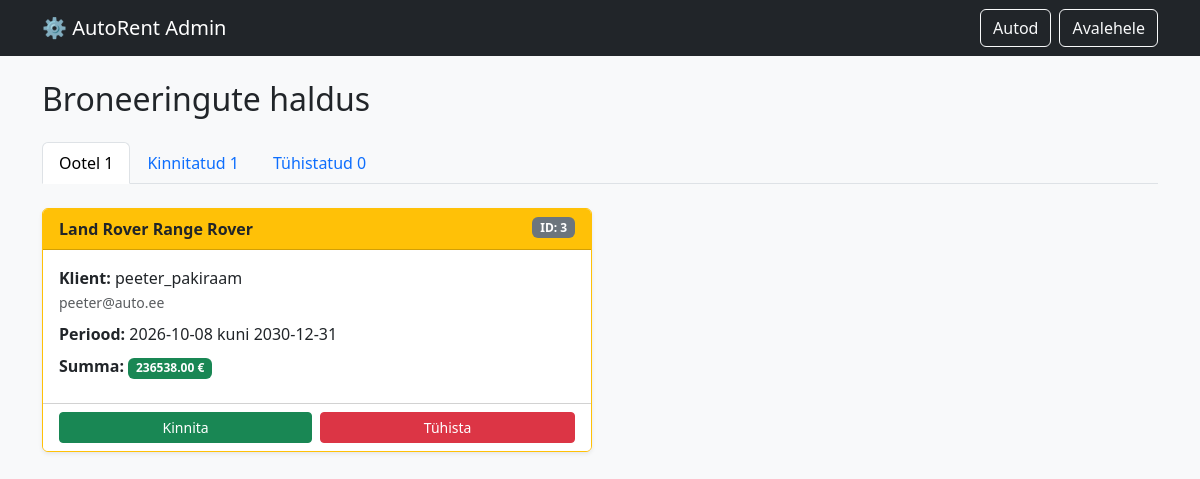
Screenshot of /admin/reservations.php (signed in) with the database file from the repository.
### tables this page shows
CREATE TABLE `reservations` (
  `id` int(11) NOT NULL AUTO_INCREMENT,
  `user_id` int(11) NOT NULL,
  `car_id` int(11) NOT NULL,
  `start_date` date NOT NULL,
  `end_date` date NOT NULL,
  `total_price` decimal(10,2) NOT NULL,
  `status` varchar(20) DEFAULT 'pending',
  PRIMARY KEY (`id`),
  KEY `user_id` (`user_id`),
  CONSTRAINT `reservations_ibfk_1` FOREIGN KEY (`user_id`) REFERENCES `users` (`id`) ON DELETE CASCADE
);

CREATE TABLE `cars` (
  `id` int(4) NOT NULL AUTO_INCREMENT,
  `mark` varchar(255) NOT NULL,
  `model` varchar(255) NOT NULL,
  `engine` varchar(255) NOT NULL,
  `fuel` varchar(255) NOT NULL,
  `price` int(4) NOT NULL,
  `image` varchar(255) NOT NULL,
  `year` year(4) NOT NULL,
  `transmission` varchar(225) NOT NULL,
  `seats` int(1) NOT NULL,
  `description` varchar(255) NOT NULL,
  `status` enum('vaba','rendidud','hoolduses') NOT NULL,
  PRIMARY KEY (`id`)
);

CREATE TABLE `users` (
  `id` int(11) NOT NULL AUTO_INCREMENT,
  `username` varchar(50) NOT NULL,
  `password` varchar(255) NOT NULL,
  `email` varchar(100) NOT NULL,
  `role` varchar(20) NOT NULL DEFAULT 'client',
  `created_at` timestamp NULL DEFAULT current_timestamp(),
  PRIMARY KEY (`id`),
  UNIQUE KEY `username` (`username`)
);

### admin/reservations.php (the view, shortened to what this page needs)
<?php
include('../config.php');
$res_q = "SELECT r.id, r.start_date, r.end_date, r.total_price, r.status, r.user_id, r.car_id,
                 u.username, u.email,
                 c.mark, c.model
          FROM reservations r
          JOIN users u ON r.user_id = u.id
          JOIN cars c ON r.car_id = c.id
          ORDER BY
            CASE r.status WHEN 'pending' THEN 0 WHEN 'confirmed' THEN 1 ELSE 2 END,
            r.id DESC";
$res_result = mysqli_query($yhendus, $res_q);
$reservations = [];
while ($row = mysqli_fetch_assoc($res_result)) {
    $reservations[] = $row;
}
?>
<!doctype html>
<html lang="et">
<head>
  <link href="https://cdn.jsdelivr.net/npm/bootstrap@5.3.8/dist/css/bootstrap.min.css" rel="stylesheet">
</head>
<body class="bg-light">
<nav class="navbar navbar-dark bg-dark mb-4">
  <div class="container">
    <a class="navbar-brand" href="#">⚙️ AutoRent Admin</a>
    <div class="d-flex">
      <a class="btn btn-outline-light me-2" href="index.php">Autod</a>
      <a class="btn btn-outline-light" href="../index.php">Avalehele</a>
    </div>
  </div>
</nav>
<div class="container">
  <h2 class="mb-4">Broneeringute haldus</h2>
  <ul class="nav nav-tabs mb-4" role="tablist">
    <li class="nav-item">
      <a class="nav-link active" data-bs-toggle="tab" href="#tab-pending">Ootel <?php echo count(array_filter($reservations, fn($r) => $r['status'] === 'pending')); ?></a>
    </li>
    <li class="nav-item">
      <a class="nav-link" data-bs-toggle="tab" href="#tab-confirmed">Kinnitatud <?php echo count(array_filter($reservations, fn($r) => $r['status'] === 'confirmed')); ?></a>
    </li>
    <li class="nav-item">
      <a class="nav-link" data-bs-toggle="tab" href="#tab-cancelled">Tühistatud <?php echo count(array_filter($reservations, fn($r) => $r['status'] === 'cancelled')); ?></a>
    </li>
  </ul>
  <div class="tab-content">
    <div id="tab-pending" class="tab-pane fade show active">
      <div class="row g-3">
        <?php foreach ($reservations as $r): if ($r['status'] !== 'pending') continue; ?>
          <div class="col-lg-6">
            <div class="card border-warning shadow-sm">
              <div class="card-header bg-warning text-dark">
                <strong><?php echo htmlspecialchars($r['mark'] . ' ' . $r['model'], ENT_QUOTES, 'UTF-8'); ?></strong>
                <span class="badge bg-secondary float-end">ID: <?php echo $r['id']; ?></span>
              </div>
              <div class="card-body">
                <p class="mb-2"><strong>Klient:</strong> <?php echo htmlspecialchars($r['username'], ENT_QUOTES, 'UTF-8'); ?> <br><small class="text-muted"><?php echo htmlspecialchars($r['email'], ENT_QUOTES, 'UTF-8'); ?></small></p>
                <p class="mb-2"><strong>Periood:</strong> <?php echo htmlspecialchars($r['start_date']); ?> kuni <?php echo htmlspecialchars($r['end_date']); ?></p>
                <p class="mb-2"><strong>Summa:</strong> <span class="badge bg-success"><?php echo htmlspecialchars($r['total_price']); ?> €</span></p>
              </div>
              <div class="card-footer bg-white d-flex gap-2">
                <a href="reservations.php?action=confirm&id=<?php echo $r['id']; ?>" class="btn btn-success btn-sm flex-grow-1">Kinnita</a>
                <a href="reservations.php?action=cancel&id=<?php echo $r['id']; ?>" class="btn btn-danger btn-sm flex-grow-1" onclick="return confirm('Kindel?')">Tühista</a>
              </div>
            </div>
          </div>
        <?php endforeach; ?>
      </div>
    </div>
  </div>
</div>
</body>
</html>

### rows the page displays
reservations: car.model "Land Rover Range Rover", id "3", user.username "peeter_pakiraam", user.email "peeter@auto.ee", start_date "2026-10-08", end_date "2030-12-31", total_price "236538.00"
